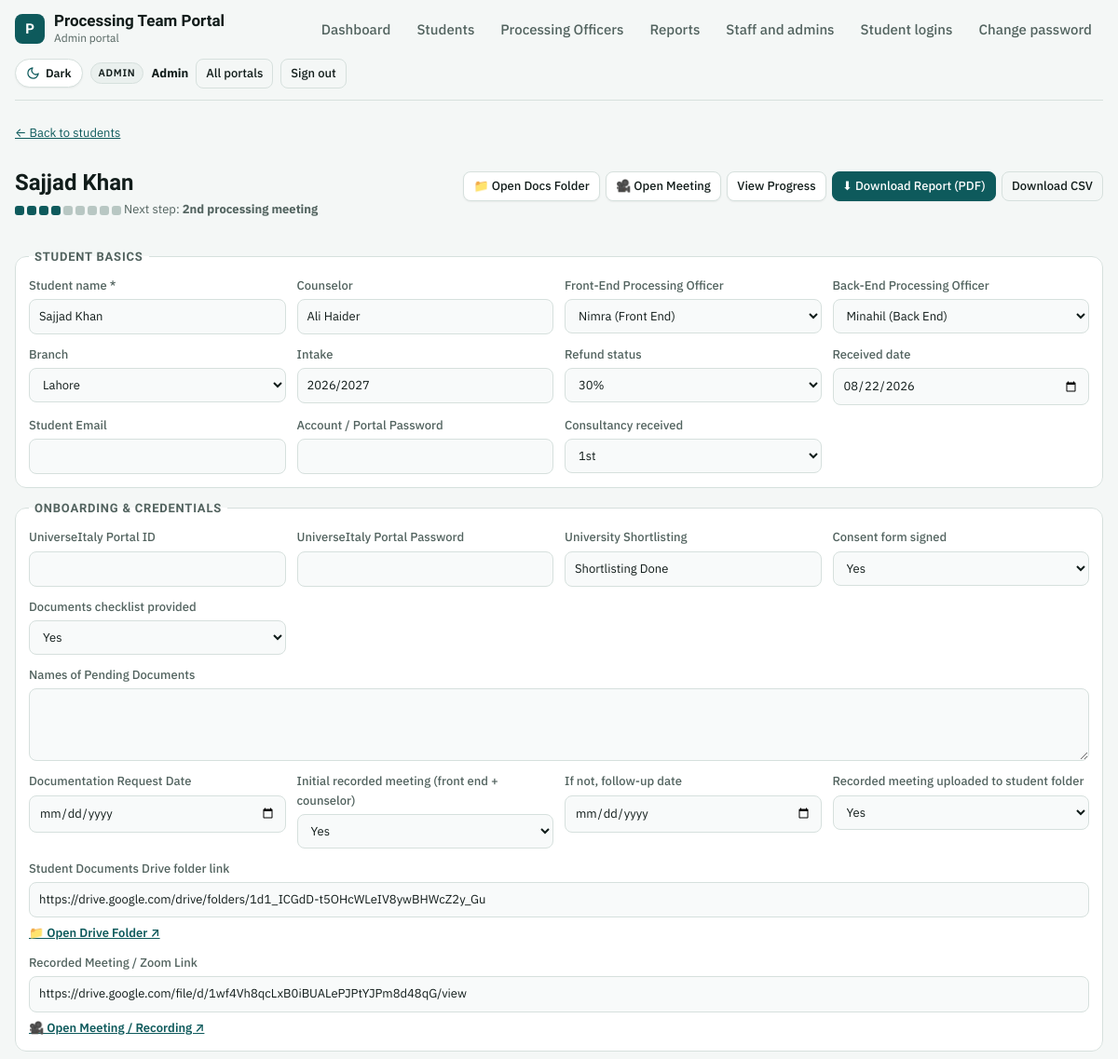
Before: /admin/student.php?id=1 (signed in, upper part) with the older database file.
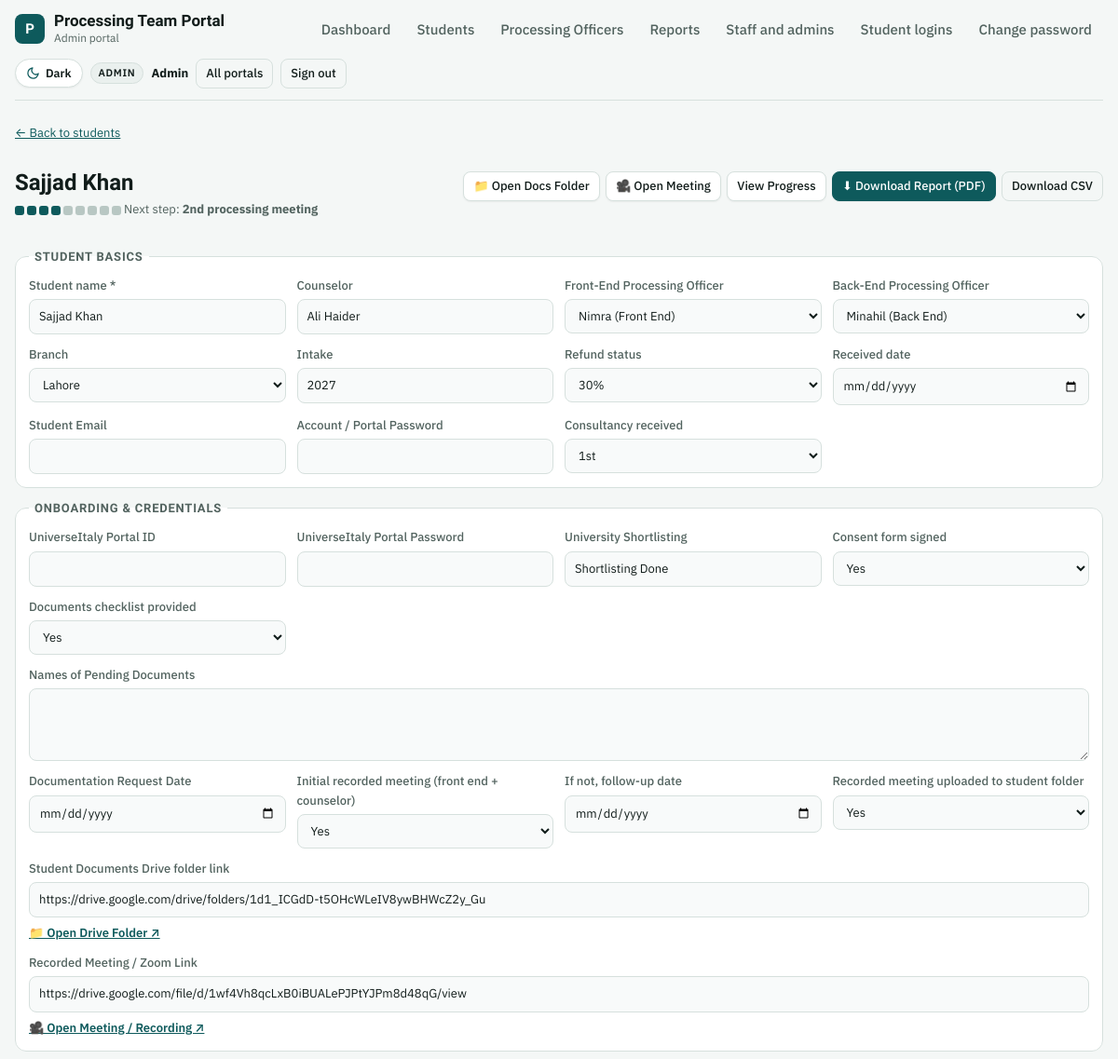
After: the same page with the newer database file.
### tables this page shows
CREATE TABLE users (
  id                   INTEGER PRIMARY KEY AUTOINCREMENT,
  name                 TEXT NOT NULL,
  username             TEXT NOT NULL UNIQUE,
  password_hash        TEXT NOT NULL,
  role                 TEXT NOT NULL CHECK(role IN ('admin','officer','student')),
  student_id           INTEGER NULL UNIQUE,
  active               INTEGER NOT NULL DEFAULT 1,
  must_change_password INTEGER NOT NULL DEFAULT 1,
  last_login           TEXT NULL,
  created_at           TEXT NOT NULL, department TEXT DEFAULT 'backend',
  FOREIGN KEY (student_id) REFERENCES students(id) ON DELETE CASCADE
);

CREATE TABLE students (
  id                INTEGER PRIMARY KEY AUTOINCREMENT,
  name              TEXT NOT NULL,
  counselor         TEXT NULL,
  officer_id        INTEGER NULL,
  entered_by        INTEGER NULL,
  refund            TEXT NULL,
  branch            TEXT NULL,
  intake            TEXT NULL,
  received_date     TEXT NULL,
  consult1          TEXT NULL,
  consent           TEXT NULL,
  docs_checklist    TEXT NULL,
  initial_meeting   TEXT NULL,
  follow_up_1       TEXT NULL,
  recorded_uploaded TEXT NULL,
  drive_link        TEXT NULL,
  meeting_priority  TEXT NULL,
  second_meeting    TEXT NULL,
  follow_up_2       TEXT NULL,
  tax_meeting       TEXT NULL,
  follow_up_3       TEXT NULL,
  offer             TEXT NULL,
  consult2          TEXT NULL,
  disc2             TEXT NULL,
  enrollment        TEXT NULL,
  consult3          TEXT NULL,
  disc3             TEXT NULL,
  visa              TEXT NULL,
  last_installment  TEXT NULL,
  remarks           TEXT NULL,
  created_at        TEXT NOT NULL,
  updated_at        TEXT NULL
, csc_status TEXT DEFAULT NULL, csc_verified_at TEXT DEFAULT NULL, csc_verified_by INTEGER DEFAULT NULL, sheet_sr INTEGER, email TEXT, student_password TEXT, portal_id TEXT, portal_password TEXT, shortlisting TEXT, pending_docs_note TEXT, doc_request_date TEXT, enrollment_date TEXT, installment_1 TEXT, installment_2 TEXT, installment_3 TEXT, installment_4 TEXT, threat_cancellation TEXT, meeting_link TEXT, drive_files_json TEXT NULL, frontend_officer_id INTEGER DEFAULT NULL, frontend_officer_name TEXT DEFAULT NULL);

### admin/student.php (called while the page is built, shortened)
<?php
require __DIR__ . '/../app/bootstrap.php';
require APP . '/layout.php';
$u = require_role('admin');
require APP . '/pages/student_edit.php';

### app/helpers.php (called while the page is built, shortened)
<?php
function h($v): string { return htmlspecialchars((string)($v ?? ''), ENT_QUOTES | ENT_SUBSTITUTE, 'UTF-8'); }
function post(string $k): string { $v = $_POST[$k] ?? ''; return is_string($v) ? trim($v) : ''; }
function get(string $k): string { $v = $_GET[$k] ?? ''; return is_string($v) ? trim($v) : ''; }
function safe_link(?string $u): ?string {
    $u = trim((string)$u);
    return preg_match('#^https?://#i', $u) ? $u : null;
}
function student_meeting_url(array $s): ?string {
    $ml = trim((string)($s['meeting_link'] ?? ''));
    $dl = trim((string)($s['drive_link'] ?? ''));
    if ($ml !== '' && $ml !== $dl && safe_link($ml) && !str_contains($ml, '/drive/folders/')) {
        return $ml;
    }
    return null;
}
function student_has_meeting(array $s): bool {
    return student_meeting_url($s) !== null;
}

### app/config.php (called while the page is built)
<?php
return [
    'db_host' => 'localhost',
    'db_name' => 'CHANGE_ME_database_name',
    'db_user' => 'CHANGE_ME_database_user',
    'db_pass' => 'CHANGE_ME_database_password',
    'app_name' => 'Processing Team Portal',
    'base_url' => '',
    'idle_minutes' => 30,
    'max_attempts' => 8,
    'timezone' => 'Asia/Karachi',
    'debug' => false,
];

### app/bootstrap.php (called while the page is built, shortened)
<?php
$CONFIG = require APP . '/config.php';
if (is_file(APP . '/config.local.php')) {
    $CONFIG = array_merge($CONFIG, require APP . '/config.local.php');
}
function base_url(): string {
    static $b = null;
    if ($b !== null) return $b;
    $doc = realpath($_SERVER['DOCUMENT_ROOT'] ?? '') ?: '';
    $root = realpath(ROOT) ?: ROOT;
    $b = '';
    if ($doc !== '' && str_starts_with($root, $doc)) {
        $b = str_replace('\\', '/', substr($root, strlen($doc)));
    }
    return $b = rtrim($b, '/');
}
function url(string $path = ''): string { return base_url() . '/' . ltrim($path, '/'); }
require APP . '/db.php';
require APP . '/helpers.php';
require APP . '/stages.php';
require APP . '/auth.php';

### app/config.local.php (called while the page is built)
<?php
return [
    'dsn' => 'sqlite:' . (getenv('PORTAL_SQLITE') ?: __DIR__ . '/portal.sqlite'),
    'debug' => getenv('RAILWAY_ENVIRONMENT') ? false : true,
];

### app/auth.php (called while the page is built, shortened)
<?php
function current_user(?string $role = null): ?array {
    $targetRole = $role;
    $uid = (int)$_SESSION['auth'][$targetRole]['uid'];
    $row = q('SELECT id, name, username, role, student_id, active, must_change_password FROM users WHERE id = ?', [$uid])->fetch();
    return $row;
}
function require_role(string $role, bool $allowPasswordChange = false): array {
    global $CONFIG;
    $idle = 60 * (int)($CONFIG['idle_minutes'] ?? 30);
    if (!empty($_SESSION['auth'][$role]['uid'])) {
        $sess = $_SESSION['auth'][$role];
        $u = current_user($role);
        if ($u && $u['role'] === $role) {
            return $u;
        }
    }
}
function scope_sql(array $u, string $alias = 's'): array {
    if ($u['role'] === 'admin') return ['1=1', []];
    return ['1=0', []];
}
function find_student(array $u, int $id): array {
    [$w, $p] = scope_sql($u);
    $r = q("SELECT s.*, o.name AS officer_name FROM students s LEFT JOIN users o ON o.id = s.officer_id WHERE s.id = ? AND $w", array_merge([$id], $p))->fetch();
    return $r;
}

### app/db.php (called while the page is built, shortened)
<?php
function db(): PDO {
    static $pdo = null;
    global $CONFIG;
    if ($pdo) return $pdo;
    $opts = [
        PDO::ATTR_ERRMODE            => PDO::ERRMODE_EXCEPTION,
        PDO::ATTR_DEFAULT_FETCH_MODE => PDO::FETCH_ASSOC,
        PDO::ATTR_EMULATE_PREPARES   => false,
    ];
    try {
        if (!empty($CONFIG['dsn'])) {
            $pdo = new PDO($CONFIG['dsn'], null, null, $opts);
        } else {
            $dsn = 'mysql:host=' . $CONFIG['db_host'] . ';dbname=' . $CONFIG['db_name'] . ';charset=utf8mb4';
            $pdo = new PDO($dsn, $CONFIG['db_user'], $CONFIG['db_pass'], $opts);
        }
    } catch (PDOException $e) {
        error_log('DB connection failed: ' . $e->getMessage());
        http_response_code(500);
        exit('The portal cannot reach its database. Check app/config.php.');
    }
    return $pdo;
}
function q(string $sql, array $params = []): PDOStatement {
    $st = db()->prepare($sql);
    $st->execute($params);
    return $st;
}

### app/stages.php (called while the page is built, shortened)
<?php
function stage_done(array $r, int $i): bool {
    $k = STAGES[$i][1];
    if ($k === 'recorded_uploaded') {
        return student_has_meeting($r);
    }
    return $k === 'visa' ? (($r['visa'] ?? '') === 'Granted') : (($r[$k] ?? '') === 'Yes');
}
function next_stage(array $r): ?string {
    foreach (STAGES as $i => $s) if (!stage_done($r, $i)) return $s[0];
    return null;
}

### app/pages/student_edit.php (the view, shortened to what the changed rows need)
<?php
$admin = $u['role'] === 'admin';
$base = $admin ? 'admin' : 'officer';
$isNew = get('new') === '1' || post('mode') === 'new';
$id = (int)(get('id') ?: post('id'));
$r = $isNew ? [] : find_student($u, $id);
$officers = q("SELECT id, name, COALESCE(department, 'backend') AS department FROM users WHERE role = 'officer' AND active = 1 ORDER BY CASE WHEN department = 'frontend' THEN 0 ELSE 1 END, name")->fetchAll();
$officerMap = [];
foreach ($officers as $o) {
    $officerMap[(int)$o['id']] = $o['name'];
}
if (!$isNew) {
    $freshM = q("SELECT meeting_link FROM students WHERE id = ?", [$id])->fetchColumn();
    if ($freshM) $r['meeting_link'] = $freshM;
} else {
    $customDocs = [];
}
?>
<div class="panel-h">
  <div>
    <h1><?= $isNew ? 'Add student' : h($r['name']) ?></h1>
    <?php if (!$isNew): $ns = next_stage($r); ?>
      <p><a href="<?= h(url($base . '/progress.php?id=' . (int)$id)) ?>" title="View student progress" style="text-decoration:none;"><?= progress_dots($r) ?></a> <?= $ns ? 'Next step: <b>' . h($ns) . '</b>' : '<b>Closed</b>' ?></p>
    <?php endif; ?>
  </div>
</div>
<form method="post" enctype="multipart/form-data" class="stack">
  <?php foreach (FIELD_GROUPS as $group => $fields): ?>
  <fieldset><legend><?= h($group) ?></legend><div class="fields">
    <?php foreach ($fields as $k => $f):
        $v = (string)($r[$k] ?? '');
        $wide = in_array($f[1], ['textarea', 'url'], true) || in_array($k, ['disc2', 'disc3'], true) ? ' wide' : ''; ?>
      <label class="f<?= $wide ?>"><span><?= h($f[0]) ?><?= $k === 'name' ? ' *' : '' ?></span>
      <?php switch ($f[1]):
        case 'officer':
            if ($admin): ?>
              <select name="<?= $k ?>"><option value="">Not assigned</option>
                <?php foreach ($officers as $o):
                  $deptTag = ($o['department'] ?? 'backend') === 'frontend' ? 'Front End' : 'Back End';
                ?><option value="<?= $o['id'] ?>" <?= (string)$o['id'] === $v ? 'selected' : '' ?>><?= h($o['name']) ?> (<?= $deptTag ?>)</option><?php endforeach; ?>
              </select>
            <?php else: ?><input value="<?= h($officerMap[(int)$v] ?? 'Not assigned') ?>" disabled><?php endif;
            break;
        case 'yn': ?>
              <select name="<?= $k ?>"><?php foreach (['' => 'Not set', 'Yes' => 'Yes', 'No' => 'No'] as $ov => $ol): ?><option value="<?= $ov ?>" <?= $v === $ov ? 'selected' : '' ?>><?= $ol ?></option><?php endforeach; ?></select>
        <?php break;
        case 'select': ?>
              <select name="<?= $k ?>"><?php foreach ($f[2] as $ov): ?><option value="<?= h($ov) ?>" <?= $v === $ov ? 'selected' : '' ?>><?= $ov === '' ? 'Not set' : h($ov) ?></option><?php endforeach; ?></select>
        <?php break;
        case 'textarea': ?>
              <textarea name="<?= $k ?>" rows="3"><?= h($v) ?></textarea>
        <?php break;
        case 'date': ?>
              <input type="date" name="<?= $k ?>" value="<?= h($v) ?>">
        <?php break;
        case 'url': ?>
              <input type="url" name="<?= $k ?>" value="<?= h($v) ?>" placeholder="https://drive.google.com/...">
              <?php if (safe_link($v)): ?>
                <a class="small" href="<?= h($v) ?>" target="_blank" rel="noopener noreferrer" style="font-weight:600; display:inline-block; margin-top:0.2rem;">
                  <?= $k === 'meeting_link' ? '🎥 Open Meeting / Recording ↗' : '📁 Open Drive Folder ↗' ?>
                </a>
              <?php endif; ?>
        <?php break;
        default: ?>
              <input name="<?= $k ?>" value="<?= h($v) ?>" <?= $k === 'name' ? 'required' : '' ?>>
      <?php endswitch; ?>
      </label>
    <?php endforeach; ?>
  </div></fieldset>
  <?php endforeach; ?>
</form>

Changed rows visible on the page:
changed through a linked row, users "Sajjad Khan": intake "2026/2027" → "2027"; received_date "08/22/2026" → (not shown)
